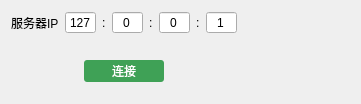
<?xml version="1.0" encoding="UTF-8"?>
<ui version="4.0">
 <class>ServerSettingClass</class>
 <widget class="QDialog" name="ServerSettingClass">
  <property name="geometry">
   <rect>
    <x>0</x>
    <y>0</y>
    <width>361</width>
    <height>104</height>
   </rect>
  </property>
  <property name="sizePolicy">
   <sizepolicy hsizetype="Preferred" vsizetype="Preferred">
    <horstretch>0</horstretch>
    <verstretch>0</verstretch>
   </sizepolicy>
  </property>
  <property name="windowTitle">
   <string>服务器设置</string>
  </property>
  <layout class="QHBoxLayout" name="horizontalLayout_3">
   <item>
    <layout class="QVBoxLayout" name="verticalLayout">
     <item>
      <layout class="QHBoxLayout" name="horizontalLayout_2">
       <item>
        <widget class="QLabel" name="label_16">
         <property name="text">
          <string>服务器IP</string>
         </property>
        </widget>
       </item>
       <item>
        <widget class="QSpinBox" name="spinBox_ip1">
         <property name="alignment">
          <set>Qt::AlignCenter</set>
         </property>
         <property name="buttonSymbols">
          <enum>QAbstractSpinBox::NoButtons</enum>
         </property>
         <property name="maximum">
          <number>255</number>
         </property>
         <property name="value">
          <number>127</number>
         </property>
        </widget>
       </item>
       <item>
        <widget class="QLabel" name="label_2">
         <property name="text">
          <string>:</string>
         </property>
        </widget>
       </item>
       <item>
        <widget class="QSpinBox" name="spinBox_ip2">
         <property name="alignment">
          <set>Qt::AlignCenter</set>
         </property>
         <property name="buttonSymbols">
          <enum>QAbstractSpinBox::NoButtons</enum>
         </property>
         <property name="maximum">
          <number>255</number>
         </property>
         <property name="value">
          <number>0</number>
         </property>
        </widget>
       </item>
       <item>
        <widget class="QLabel" name="label_3">
         <property name="text">
          <string>:</string>
         </property>
        </widget>
       </item>
       <item>
        <widget class="QSpinBox" name="spinBox_ip3">
         <property name="alignment">
          <set>Qt::AlignCenter</set>
         </property>
         <property name="buttonSymbols">
          <enum>QAbstractSpinBox::NoButtons</enum>
         </property>
         <property name="maximum">
          <number>255</number>
         </property>
         <property name="value">
          <number>0</number>
         </property>
        </widget>
       </item>
       <item>
        <widget class="QLabel" name="label">
         <property name="text">
          <string>:</string>
         </property>
        </widget>
       </item>
       <item>
        <widget class="QSpinBox" name="spinBox_ip4">
         <property name="alignment">
          <set>Qt::AlignCenter</set>
         </property>
         <property name="buttonSymbols">
          <enum>QAbstractSpinBox::NoButtons</enum>
         </property>
         <property name="maximum">
          <number>255</number>
         </property>
         <property name="value">
          <number>1</number>
         </property>
        </widget>
       </item>
      </layout>
     </item>
     <item>
      <spacer name="verticalSpacer_2">
       <property name="orientation">
        <enum>Qt::Vertical</enum>
       </property>
       <property name="sizeType">
        <enum>QSizePolicy::Fixed</enum>
       </property>
       <property name="sizeHint" stdset="0">
        <size>
         <width>20</width>
         <height>20</height>
        </size>
       </property>
      </spacer>
     </item>
     <item>
      <layout class="QHBoxLayout" name="horizontalLayout">
       <item>
        <widget class="QPushButton" name="pushButton">
         <property name="sizePolicy">
          <sizepolicy hsizetype="Fixed" vsizetype="Fixed">
           <horstretch>0</horstretch>
           <verstretch>0</verstretch>
          </sizepolicy>
         </property>
         <property name="minimumSize">
          <size>
           <width>80</width>
           <height>22</height>
          </size>
         </property>
         <property name="styleSheet">
          <string notr="true">QPushButton{
background-color:rgb(63,161,86);                                            color: white;   border-radius: 3px;  border-style: outset;}
                                           
QPushButton:hover{
background-color:rgb(85,192,86);}
                                          
QPushButton:pressed{
color:rgb(84, 86, 82);                                                           border-style: inset; }</string>
         </property>
         <property name="text">
          <string>连接</string>
         </property>
        </widget>
       </item>
      </layout>
     </item>
     <item>
      <spacer name="verticalSpacer">
       <property name="orientation">
        <enum>Qt::Vertical</enum>
       </property>
       <property name="sizeHint" stdset="0">
        <size>
         <width>20</width>
         <height>0</height>
        </size>
       </property>
      </spacer>
     </item>
    </layout>
   </item>
   <item>
    <spacer name="horizontalSpacer_2">
     <property name="orientation">
      <enum>Qt::Horizontal</enum>
     </property>
     <property name="sizeHint" stdset="0">
      <size>
       <width>44</width>
       <height>20</height>
      </size>
     </property>
    </spacer>
   </item>
  </layout>
 </widget>
 <resources/>
 <connections/>
</ui>
